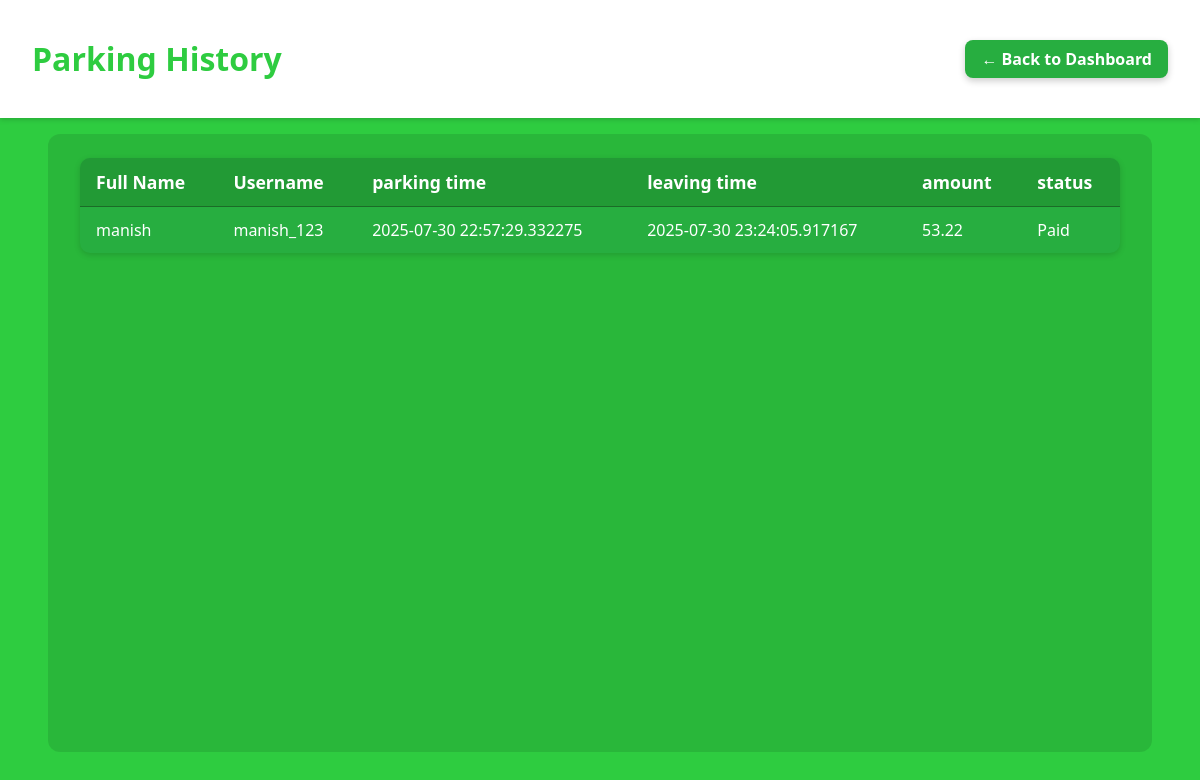
/admin/parking_history (signed in), run on an earlier commit of the app's database.
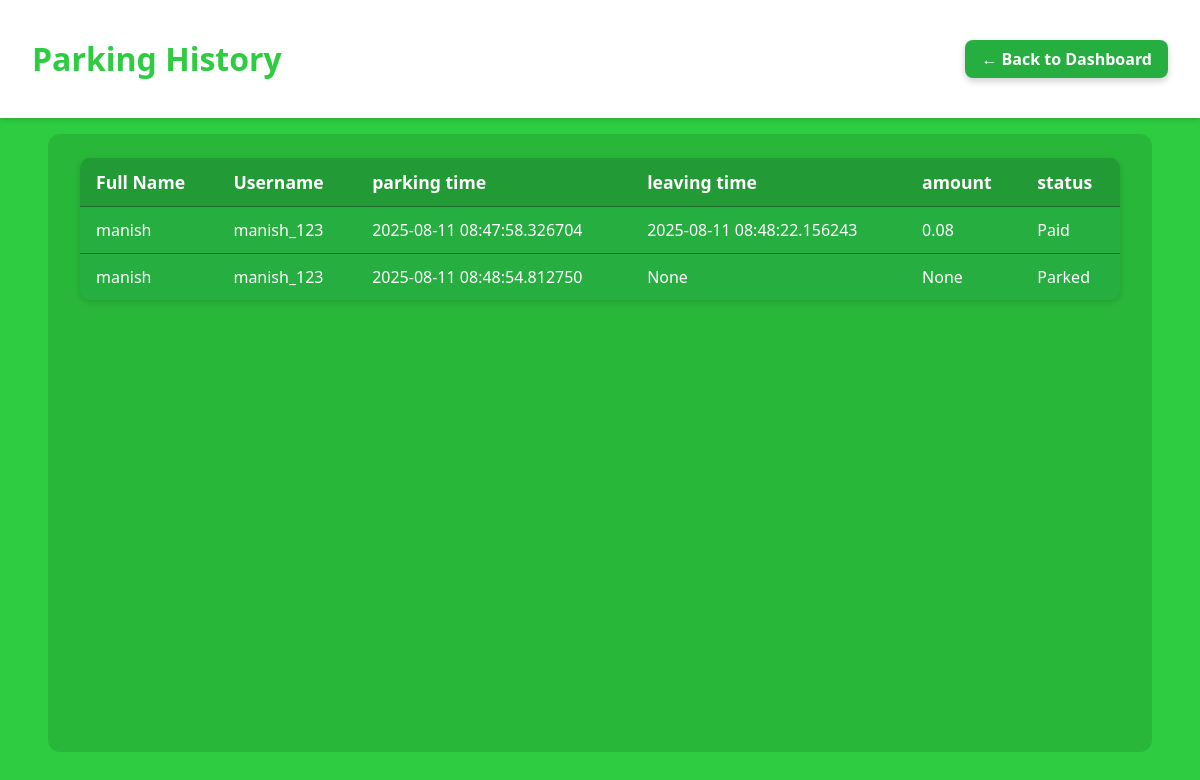
And on a later commit of the database.
### models.py (models this page shows, shortened)
class User(db.Model):
    __tablename__ = 'users'
    id = db.Column(db.Integer, primary_key=True)
    full_name = db.Column(db.String(100), nullable=True)
    username = db.Column(db.String(80), unique=True, nullable=False)
    password = db.Column(db.String(200), nullable=False)
    role = db.Column(db.String(20), nullable=False)
    vehicles = db.relationship('Vehicle', backref='user', cascade='all, delete-orphan')
    reservations = db.relationship('Reservation', backref='user', cascade='all, delete-orphan')

class Reservation(db.Model):
    __tablename__ = 'reservations'
    r_id = db.Column(db.Integer, primary_key=True)
    spot_id = db.Column(db.Integer, db.ForeignKey('spots.spot_id'), nullable=False)
    lot_id = db.Column(db.Integer, db.ForeignKey('lots.lot_id'), nullable=False)
    user_id = db.Column(db.Integer, db.ForeignKey('users.id'), nullable=False)
    vehicle_id = db.Column(db.Integer, db.ForeignKey('vehicles.v_id'), nullable=False)
    parking_timestamp = db.Column(db.DateTime, default=datetime.utcnow)
    leaving_timestamp = db.Column(db.DateTime, nullable=True, default=None)
    amount = db.Column(db.Float, nullable=True)
    payment_status = db.Column(db.String(20), nullable=False, default='Parked')
    lot = db.relationship('Lot', backref='reservations')
    spot = db.relationship('Spot', backref='reservations')
    vehicle = db.relationship('Vehicle')

### admin.py (the view)
@admin_bp.route('/parking_history',methods=['GET','POST'])
def parking_history():
    history=[]
    if session.get('role') != 'admin':
        flash('Access denied. Admins only.')
        return redirect(url_for('admin.dashboard'))
    reservations = Reservation.query.filter_by()
    for res in reservations:
        parktime = res.parking_timestamp
        leavetime = res.leaving_timestamp
        amount = res.amount
        status = res.payment_status
        user_details = User.query.filter_by(id = res.user_id).first()
        u_name = user_details.full_name
        u_username = user_details.username
        history.append({
            "full_name": u_name,
            "username": u_username,
            "parking_time": parktime,
            "leaving_time": leavetime,
            "amount": amount,
            "status": status
        })
    return render_template('history.html',reservation=history)

### templates/history.html (shortened to what this page needs)
<!DOCTYPE html>
<html lang="en">
<head>
    <link rel="stylesheet" href="{{ url_for('static', filename='css/users.css') }}">
</head>
<body>
<header>
    <h1>Parking History</h1>
    <a href="{{ url_for('admin_dashboard') }}" class="back-button">← Back to Dashboard</a>
</header>
<main>
    {% if reservation %}
    <table class="users-table">
        <thead>
            <tr>
                <th>Full Name</th>
                <th>Username</th>
                <th>parking time</th>
                <th>leaving time</th>
                <th>amount</th>
                <th>status</th>
            </tr>
        </thead>
        <tbody>
            {% for res in reservation %}
            <tr>
                <td>{{ res.full_name or "N/A" }}</td>
                <td>{{ res.username }}</td>
                <td>{{ res.parking_time }}</td>
                <td>{{ res.leaving_time }}</td>
                <td>{{ res.amount }}</td>
                <td>{{ res.status }}</td>
            </tr>
            {% endfor %}
        </tbody>
    </table>
    {% else %}
    <p>No users found.</p>
    {% endif %}
</main>
</body>
</html>

### static/css/users.css (style rules this page uses)
body, html { margin: 0; font-family: 'Segoe UI', Tahoma, Geneva, Verdana, sans-serif; background-color: #2ecc40; color: white; min-height: 100vh; display: flex; flex-direction: column; }
header { background: white; color: #2ecc40; padding: 1rem 2rem; display: flex; align-items: center; justify-content: space-between; box-shadow: 0 2px 5px rgba(0,0,0,0.15); font-weight: 600; }
.back-button { padding: 0.5rem 1rem; background-color: #27ae40; color: white; border-radius: 8px; text-decoration: none; font-weight: 700; box-shadow: 0 3px 7px rgba(0, 0, 0, 0.2); transition: background-color 0.3s ease; }
main { flex-grow: 1; padding: 1.5rem 2rem 2rem 2rem; background: rgba(0,0,0,0.1); border-radius: 12px; margin: 1rem 3rem 3rem 3rem; overflow-x: auto; color: #fff; }
.users-table { width: 100%; border-collapse: collapse; background-color: #27ae40; border-radius: 10px; overflow: hidden; box-shadow: 0 2px 6px rgba(0, 0, 0, 0.15); }
.users-table thead tr { background-color: #229a35; font-weight: 700; font-size: 1.1rem; }
.users-table th, .users-table td { padding: 0.75rem 1rem; text-align: left; border-bottom: 1px solid #1b6c27; }
.users-table tbody tr:last-child td { border-bottom: none; }

What changed in the data, as far as the page shows it:
added Reservation: parking_time "2025-08-11 08:48:54.812750", status "Parked"
Also different on the page:
new list line: "manish manish_123"
new list line: "2025-08-11 08:47:58.326704 2025-08-11 08:48:22.156243 0.08 Paid"
new list line: "None None"
list line gone: "manish manish_123"
list line gone: "2025-07-30 22:57:29.332275 2025-07-30 23:24:05.917167 53.22 Paid"
